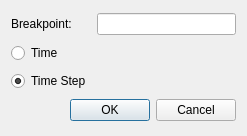
<?xml version="1.0" encoding="UTF-8"?>
<ui version="4.0">
 <class>pqSetBreakpointDialog</class>
 <widget class="QDialog" name="pqSetBreakpointDialog">
  <property name="geometry">
   <rect>
    <x>0</x>
    <y>0</y>
    <width>247</width>
    <height>136</height>
   </rect>
  </property>
  <property name="windowTitle">
   <string>Set Breakpoint</string>
  </property>
  <layout class="QGridLayout" name="gridLayout">
   <item row="0" column="0">
    <widget class="QLabel" name="label">
     <property name="text">
      <string>Breakpoint:</string>
     </property>
    </widget>
   </item>
   <item row="0" column="1">
    <widget class="QLineEdit" name="BreakpointTime"/>
   </item>
   <item row="1" column="0">
    <widget class="QRadioButton" name="radioButtonTime">
     <property name="text">
      <string>Time</string>
     </property>
     <property name="checked">
      <bool>false</bool>
     </property>
     <attribute name="buttonGroup">
      <string notr="true">buttonGroup</string>
     </attribute>
    </widget>
   </item>
   <item row="1" column="1">
    <widget class="QLabel" name="Time">
     <property name="text">
      <string/>
     </property>
    </widget>
   </item>
   <item row="2" column="0">
    <widget class="QRadioButton" name="radioButtonTimeStep">
     <property name="text">
      <string>Time Step</string>
     </property>
     <property name="checked">
      <bool>true</bool>
     </property>
     <attribute name="buttonGroup">
      <string notr="true">buttonGroup</string>
     </attribute>
    </widget>
   </item>
   <item row="2" column="1">
    <widget class="QLabel" name="TimeStep">
     <property name="text">
      <string/>
     </property>
    </widget>
   </item>
   <item row="3" column="0" colspan="2">
    <widget class="QDialogButtonBox" name="ButtonBox">
     <property name="orientation">
      <enum>Qt::Horizontal</enum>
     </property>
     <property name="standardButtons">
      <set>QDialogButtonBox::Cancel|QDialogButtonBox::Ok</set>
     </property>
    </widget>
   </item>
  </layout>
 </widget>
 <resources/>
 <connections>
  <connection>
   <sender>ButtonBox</sender>
   <signal>rejected()</signal>
   <receiver>pqSetBreakpointDialog</receiver>
   <slot>reject()</slot>
   <hints>
    <hint type="sourcelabel">
     <x>316</x>
     <y>260</y>
    </hint>
    <hint type="destinationlabel">
     <x>286</x>
     <y>274</y>
    </hint>
   </hints>
  </connection>
 </connections>
 <buttongroups>
  <buttongroup name="buttonGroup"/>
 </buttongroups>
</ui>
